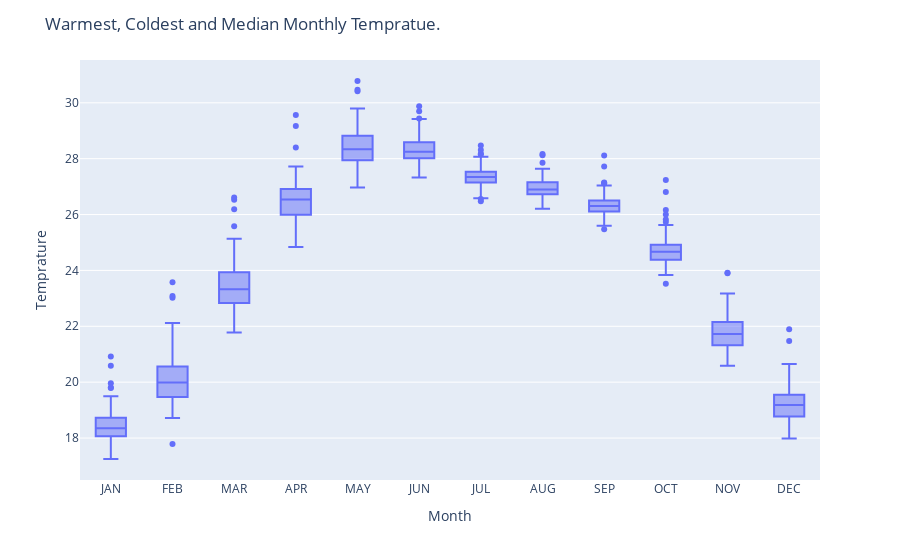

This figure's notebook cell:
### Code cell
fig = px.box(df1, 'Month', 'Temprature')
fig.update_layout(title='Warmest, Coldest and Median Monthly Tempratue.')
fig.show()

### Figure 1 — Plotly figure (JSON) as saved in the notebook; plotly's stock layout.template omitted (floating-point values rounded to 4 significant figures; data arrays with more than 128 entries replaced by an {"elided": "..."} marker saying what was removed)
{"data": [{"alignmentgroup": "True", "hovertemplate": "Month=%{x}<br>Temprature=%{y}<extra></extra>", "legendgroup": "", "marker": {"color": "#636efa"}, "name": "", "notched": false, "offsetgroup": "", "orientation": "v", "showlegend": false, "type": "box", "x": {"elided": "1404 str values"}, "x0": " ", "xaxis": "x", "y": {"elided": "1404 float values"}, "y0": " ", "yaxis": "y"}], "layout": {"autosize": true, "boxmode": "group", "legend": {"tracegroupgap": 0}, "margin": {"t": 60}, "title": {"text": "Warmest, Coldest and Median Monthly Tempratue."}, "xaxis": {"anchor": "y", "autorange": true, "domain": [0, 1], "range": [-0.5, 11.5], "title": {"text": "Month"}, "type": "category"}, "yaxis": {"anchor": "x", "autorange": true, "domain": [0, 1], "range": [16.5, 31.53], "title": {"text": "Temprature"}, "type": "linear"}}}
